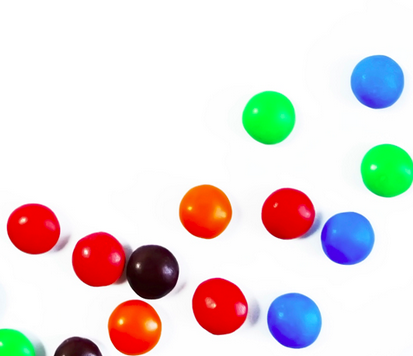
#> input picture smarties.png, 413 x 356 px, found by its file name
$ python 'Morphological Transformations.py'
#> lines starting #> are read from the running program, lines starting #| are printed output that depends on the picture; after the words box and inside, x2 and y2 are one past the last pixel; in counts of white or black regions, pixels touching at a corner belong together
import cv2
import numpy as np
from matplotlib import pyplot as plt
img=cv2.imread('E:/python/OpenCV/smarties.png',0)
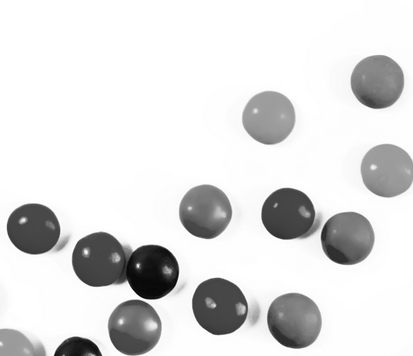
#> img: shape (356, 413); min 4, max 255, mean 222.6
_,mask=cv2.threshold(img,220,255,cv2.THRESH_BINARY_INV)
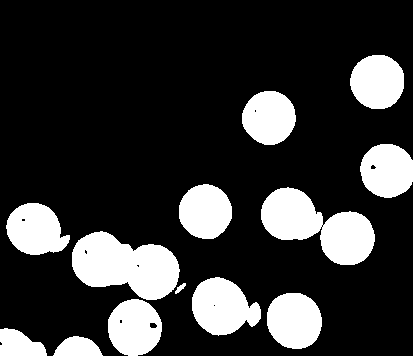
#> mask: shape (356, 413); 20.9% white; 13 white regions, largest, box (x1, y1, x2, y2) and area: (72, 231, 180, 300) 4953, (261, 187, 375, 265) 4823, (192, 277, 261, 336) 2806
kernal=np.ones([5,2],np.uint8)
dilation=cv2.dilate(mask,kernal,iterations=3)
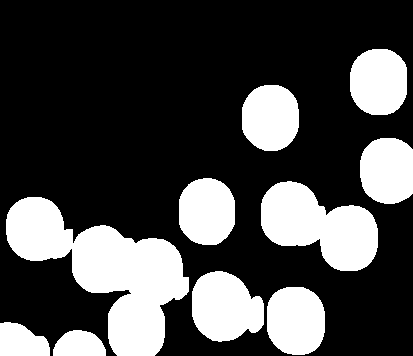
#> dilation: shape (356, 413); 28.3% white; 10 white regions, largest, box (x1, y1, x2, y2) and area: (6, 197, 189, 356) 12981, (261, 181, 378, 271) 6539, (192, 271, 264, 342) 3880
erosion=cv2.erode(mask,kernal,iterations=1)
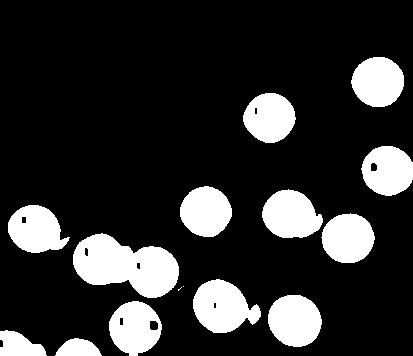
#> erosion: shape (356, 413); 18.3% white; 15 white regions (2 under 20 px), largest, box (x1, y1, x2, y2) and area: (73, 233, 179, 298) 4415, (193, 279, 261, 333) 2453, (268, 295, 322, 347) 2198
opening=cv2.morphologyEx(mask,cv2.MORPH_OPEN,kernal)
#> opening: shape (356, 413); 20.9% white; 13 white regions, largest, box (x1, y1, x2, y2) and area: (73, 231, 180, 300) 4950, (262, 187, 376, 265) 4823, (193, 277, 262, 335) 2805
closing=cv2.morphologyEx(mask,cv2.MORPH_CLOSE,kernal)
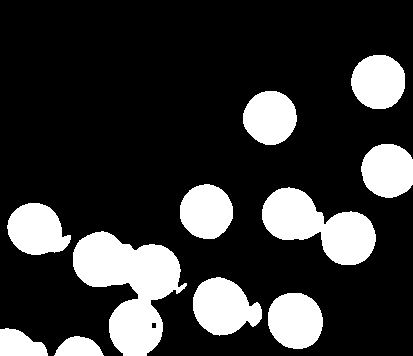
#> closing: shape (356, 413); 21% white; 11 white regions, largest, box (x1, y1, x2, y2) and area: (73, 231, 187, 356) 7485, (262, 187, 376, 265) 4838, (193, 277, 262, 336) 2810
mg=cv2.morphologyEx(mask,cv2.MORPH_GRADIENT,kernal)
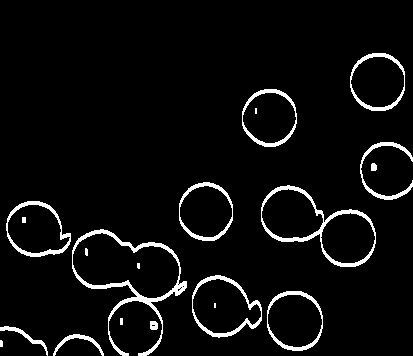
#> mg: shape (356, 413); 5.1% white; 20 white regions (3 under 20 px), largest, box (x1, y1, x2, y2) and area: (72, 229, 187, 356) 1604, (261, 185, 376, 267) 1145, (192, 275, 262, 338) 696
th=cv2.morphologyEx(mask,cv2.MORPH_TOPHAT,kernal)
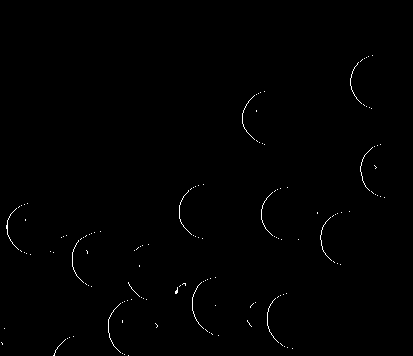
#> th: shape (356, 413); 0.49% white in thin lines or dots, all inside (x1, y1, x2, y2) = (1, 55, 385, 356)
titles=['image','mask','dilation','erosion','opening','closing','mg','th']
images=[img,mask,dilation,erosion,opening,closing,mg,th]
for i in range(8):
    plt.subplot(2,4,i+1)
    plt.imshow(images[i],'gray')
    plt.title(titles[i])
    plt.xticks([]),plt.yticks([])
plt.show()
